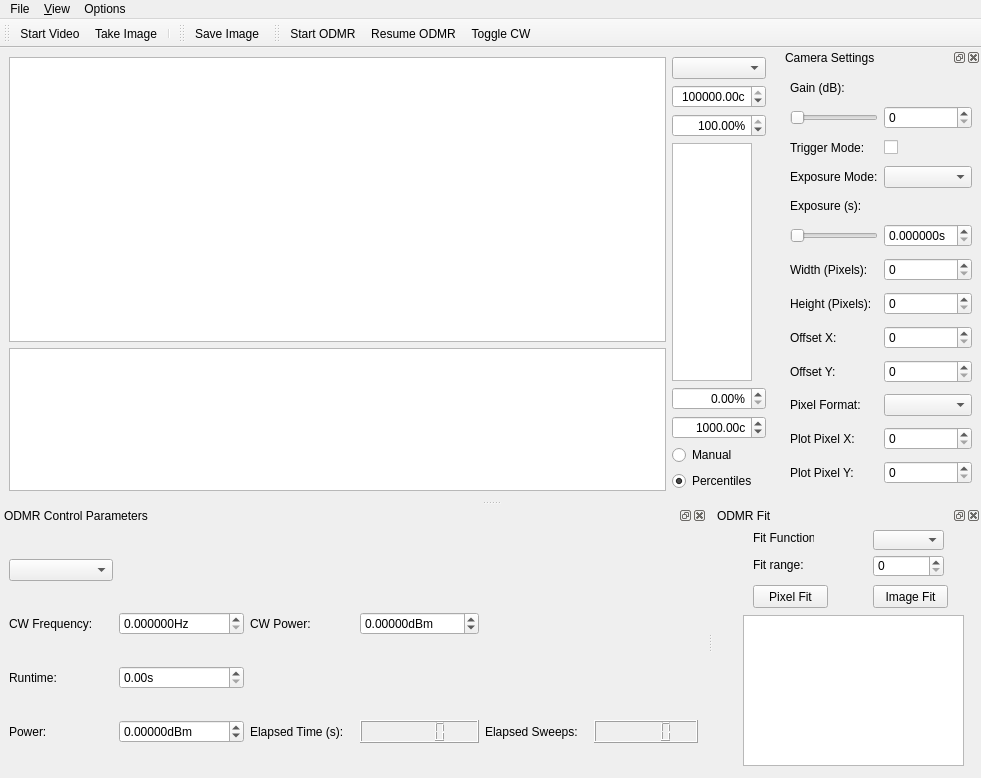
<?xml version="1.0" encoding="UTF-8"?>
<ui version="4.0">
 <class>MainWindow</class>
 <widget class="QMainWindow" name="MainWindow">
  <property name="geometry">
   <rect>
    <x>0</x>
    <y>0</y>
    <width>981</width>
    <height>778</height>
   </rect>
  </property>
  <property name="windowTitle">
   <string>qudi: Camera control</string>
  </property>
  <widget class="QWidget" name="centralwidget">
   <property name="sizePolicy">
    <sizepolicy hsizetype="Expanding" vsizetype="Expanding">
     <horstretch>0</horstretch>
     <verstretch>0</verstretch>
    </sizepolicy>
   </property>
   <layout class="QGridLayout" name="gridLayout_4">
    <item row="0" column="1" rowspan="2">
     <layout class="QVBoxLayout" name="verticalLayout">
      <item>
       <widget class="QComboBox" name="odmr_channel_ComboBox"/>
      </item>
      <item>
       <widget class="ScienDSpinBox" name="xy_cb_max_DoubleSpinBox">
        <property name="sizePolicy">
         <sizepolicy hsizetype="Fixed" vsizetype="Fixed">
          <horstretch>0</horstretch>
          <verstretch>0</verstretch>
         </sizepolicy>
        </property>
        <property name="maximumSize">
         <size>
          <width>100</width>
          <height>16777215</height>
         </size>
        </property>
        <property name="mouseTracking">
         <bool>true</bool>
        </property>
        <property name="acceptDrops">
         <bool>true</bool>
        </property>
        <property name="alignment">
         <set>Qt::AlignRight|Qt::AlignTrailing|Qt::AlignVCenter</set>
        </property>
        <property name="accelerated">
         <bool>true</bool>
        </property>
        <property name="suffix">
         <string>c</string>
        </property>
        <property name="decimals">
         <number>2</number>
        </property>
        <property name="minimum">
         <double>-1000000000.000000000000000</double>
        </property>
        <property name="maximum">
         <double>1000000000.000000000000000</double>
        </property>
        <property name="value">
         <double>100000.000000000000000</double>
        </property>
       </widget>
      </item>
      <item>
       <widget class="ScienDSpinBox" name="xy_cb_high_percentile_DoubleSpinBox">
        <property name="maximumSize">
         <size>
          <width>100</width>
          <height>16777215</height>
         </size>
        </property>
        <property name="alignment">
         <set>Qt::AlignRight|Qt::AlignTrailing|Qt::AlignVCenter</set>
        </property>
        <property name="suffix">
         <string>%</string>
        </property>
        <property name="decimals">
         <number>2</number>
        </property>
        <property name="minimum">
         <double>0.000000000000000</double>
        </property>
        <property name="maximum">
         <double>100.000000000000000</double>
        </property>
        <property name="singleStep">
         <double>0.100000000000000</double>
        </property>
        <property name="value">
         <double>100.000000000000000</double>
        </property>
       </widget>
      </item>
      <item>
       <widget class="PlotWidget" name="xy_cb_PlotWidget">
        <property name="sizePolicy">
         <sizepolicy hsizetype="Expanding" vsizetype="Expanding">
          <horstretch>0</horstretch>
          <verstretch>0</verstretch>
         </sizepolicy>
        </property>
        <property name="maximumSize">
         <size>
          <width>80</width>
          <height>16777215</height>
         </size>
        </property>
       </widget>
      </item>
      <item>
       <widget class="ScienDSpinBox" name="xy_cb_low_percentile_DoubleSpinBox">
        <property name="maximumSize">
         <size>
          <width>100</width>
          <height>16777215</height>
         </size>
        </property>
        <property name="alignment">
         <set>Qt::AlignRight|Qt::AlignTrailing|Qt::AlignVCenter</set>
        </property>
        <property name="suffix">
         <string>%</string>
        </property>
        <property name="decimals">
         <number>2</number>
        </property>
        <property name="minimum">
         <double>0.000000000000000</double>
        </property>
        <property name="maximum">
         <double>100.000000000000000</double>
        </property>
        <property name="singleStep">
         <double>0.100000000000000</double>
        </property>
        <property name="value">
         <double>0.000000000000000</double>
        </property>
       </widget>
      </item>
      <item>
       <widget class="ScienDSpinBox" name="xy_cb_min_DoubleSpinBox">
        <property name="sizePolicy">
         <sizepolicy hsizetype="Fixed" vsizetype="Fixed">
          <horstretch>0</horstretch>
          <verstretch>0</verstretch>
         </sizepolicy>
        </property>
        <property name="maximumSize">
         <size>
          <width>100</width>
          <height>16777215</height>
         </size>
        </property>
        <property name="mouseTracking">
         <bool>true</bool>
        </property>
        <property name="acceptDrops">
         <bool>true</bool>
        </property>
        <property name="alignment">
         <set>Qt::AlignRight|Qt::AlignTrailing|Qt::AlignVCenter</set>
        </property>
        <property name="accelerated">
         <bool>true</bool>
        </property>
        <property name="suffix">
         <string>c</string>
        </property>
        <property name="decimals">
         <number>2</number>
        </property>
        <property name="minimum">
         <double>-1000000000.000000000000000</double>
        </property>
        <property name="maximum">
         <double>10000000.000000000000000</double>
        </property>
        <property name="value">
         <double>1000.000000000000000</double>
        </property>
       </widget>
      </item>
      <item>
       <widget class="QRadioButton" name="xy_cb_manual_RadioButton">
        <property name="text">
         <string>Manual</string>
        </property>
        <property name="checked">
         <bool>false</bool>
        </property>
       </widget>
      </item>
      <item>
       <widget class="QRadioButton" name="xy_cb_centiles_RadioButton">
        <property name="text">
         <string>Percentiles</string>
        </property>
        <property name="checked">
         <bool>true</bool>
        </property>
       </widget>
      </item>
     </layout>
    </item>
    <item row="1" column="0">
     <widget class="PlotWidget" name="odmr_PlotWidget">
      <property name="sizePolicy">
       <sizepolicy hsizetype="Preferred" vsizetype="Preferred">
        <horstretch>0</horstretch>
        <verstretch>1</verstretch>
       </sizepolicy>
      </property>
     </widget>
    </item>
    <item row="0" column="0">
     <widget class="PlotWidget" name="image_PlotWidget">
      <property name="sizePolicy">
       <sizepolicy hsizetype="Preferred" vsizetype="Preferred">
        <horstretch>1</horstretch>
        <verstretch>2</verstretch>
       </sizepolicy>
      </property>
      <property name="minimumSize">
       <size>
        <width>0</width>
        <height>0</height>
       </size>
      </property>
      <property name="transformationAnchor">
       <enum>QGraphicsView::AnchorUnderMouse</enum>
      </property>
     </widget>
    </item>
   </layout>
  </widget>
  <widget class="QMenuBar" name="menubar">
   <property name="geometry">
    <rect>
     <x>0</x>
     <y>0</y>
     <width>981</width>
     <height>21</height>
    </rect>
   </property>
   <property name="sizePolicy">
    <sizepolicy hsizetype="Expanding" vsizetype="Minimum">
     <horstretch>0</horstretch>
     <verstretch>0</verstretch>
    </sizepolicy>
   </property>
   <widget class="QMenu" name="menuView">
    <property name="title">
     <string>&amp;View</string>
    </property>
    <addaction name="image_plot_view_Action"/>
    <addaction name="separator"/>
    <addaction name="separator"/>
    <addaction name="actionClose"/>
   </widget>
   <widget class="QMenu" name="menuOptions">
    <property name="title">
     <string>Options</string>
    </property>
    <addaction name="actionSettings"/>
    <addaction name="actionChannel_Settings"/>
   </widget>
   <widget class="QMenu" name="menuFile">
    <property name="title">
     <string>File</string>
    </property>
    <addaction name="action_Save"/>
   </widget>
   <addaction name="menuFile"/>
   <addaction name="menuView"/>
   <addaction name="menuOptions"/>
  </widget>
  <widget class="QToolBar" name="control_ToolBar">
   <property name="enabled">
    <bool>true</bool>
   </property>
   <property name="sizePolicy">
    <sizepolicy hsizetype="Expanding" vsizetype="Fixed">
     <horstretch>0</horstretch>
     <verstretch>0</verstretch>
    </sizepolicy>
   </property>
   <property name="windowTitle">
    <string>PID Controls</string>
   </property>
   <property name="toolButtonStyle">
    <enum>Qt::ToolButtonTextBesideIcon</enum>
   </property>
   <attribute name="toolBarArea">
    <enum>TopToolBarArea</enum>
   </attribute>
   <attribute name="toolBarBreak">
    <bool>false</bool>
   </attribute>
   <addaction name="start_video_Action"/>
   <addaction name="start_image_Action"/>
   <addaction name="separator"/>
  </widget>
  <widget class="QDockWidget" name="dockWidget_4">
   <property name="minimumSize">
    <size>
     <width>200</width>
     <height>355</height>
    </size>
   </property>
   <property name="maximumSize">
    <size>
     <width>200</width>
     <height>524287</height>
    </size>
   </property>
   <property name="windowTitle">
    <string>Camera Settings</string>
   </property>
   <attribute name="dockWidgetArea">
    <number>2</number>
   </attribute>
   <widget class="QWidget" name="dockWidgetContents_5">
    <layout class="QGridLayout" name="gridLayout_5">
     <item row="12" column="0">
      <widget class="QLabel" name="plotpixel_y_Label">
       <property name="text">
        <string>Plot Pixel Y:</string>
       </property>
      </widget>
     </item>
     <item row="11" column="0">
      <widget class="QLabel" name="plotpixel_x_Label">
       <property name="text">
        <string>Plot Pixel X:</string>
       </property>
      </widget>
     </item>
     <item row="10" column="1">
      <widget class="QComboBox" name="pixel_format_comboBox"/>
     </item>
     <item row="8" column="1">
      <widget class="QSpinBox" name="offset_x_spinBox"/>
     </item>
     <item row="1" column="1">
      <widget class="QSpinBox" name="gainSpinBox"/>
     </item>
     <item row="3" column="1">
      <widget class="QComboBox" name="exposuremode_comboBox"/>
     </item>
     <item row="8" column="0">
      <widget class="QLabel" name="offsetX_Label">
       <property name="text">
        <string>Offset X:</string>
       </property>
      </widget>
     </item>
     <item row="9" column="0">
      <widget class="QLabel" name="offsetY_Label">
       <property name="text">
        <string>Offset Y:</string>
       </property>
      </widget>
     </item>
     <item row="10" column="0">
      <widget class="QLabel" name="pixelFormat_Label">
       <property name="text">
        <string>Pixel Format:</string>
       </property>
      </widget>
     </item>
     <item row="12" column="1">
      <widget class="QSpinBox" name="plot_pixel_y_spinBox"/>
     </item>
     <item row="11" column="1">
      <widget class="QSpinBox" name="plot_pixel_x_spinBox"/>
     </item>
     <item row="9" column="1">
      <widget class="QSpinBox" name="offset_y_spinBox"/>
     </item>
     <item row="3" column="0">
      <widget class="QLabel" name="exposuremode_Label">
       <property name="text">
        <string>Exposure Mode:</string>
       </property>
      </widget>
     </item>
     <item row="0" column="0">
      <widget class="QLabel" name="gain_label">
       <property name="sizePolicy">
        <sizepolicy hsizetype="Fixed" vsizetype="Fixed">
         <horstretch>0</horstretch>
         <verstretch>0</verstretch>
        </sizepolicy>
       </property>
       <property name="text">
        <string>Gain (dB):</string>
       </property>
      </widget>
     </item>
     <item row="4" column="0">
      <widget class="QLabel" name="exposure_label">
       <property name="sizePolicy">
        <sizepolicy hsizetype="Fixed" vsizetype="Fixed">
         <horstretch>0</horstretch>
         <verstretch>0</verstretch>
        </sizepolicy>
       </property>
       <property name="text">
        <string>Exposure (s):</string>
       </property>
      </widget>
     </item>
     <item row="5" column="1">
      <widget class="ScienDSpinBox" name="exposureDSpinBox">
       <property name="sizePolicy">
        <sizepolicy hsizetype="Minimum" vsizetype="Fixed">
         <horstretch>0</horstretch>
         <verstretch>0</verstretch>
        </sizepolicy>
       </property>
       <property name="suffix">
        <string>s</string>
       </property>
       <property name="decimals">
        <number>6</number>
       </property>
       <property name="maximum">
        <double>1000000000.000000000000000</double>
       </property>
       <property name="singleStep">
        <double>0.010000000000000</double>
       </property>
      </widget>
     </item>
     <item row="6" column="0">
      <widget class="QLabel" name="x_pixels_label">
       <property name="text">
        <string>Width (Pixels):</string>
       </property>
      </widget>
     </item>
     <item row="7" column="1">
      <widget class="QSpinBox" name="y_pixels_SpinBox"/>
     </item>
     <item row="6" column="1">
      <widget class="QSpinBox" name="x_pixels_SpinBox"/>
     </item>
     <item row="7" column="0">
      <widget class="QLabel" name="y_pixels_label">
       <property name="text">
        <string>Height (Pixels):</string>
       </property>
      </widget>
     </item>
     <item row="2" column="0">
      <widget class="QLabel" name="triggermode_Label">
       <property name="text">
        <string>Trigger Mode:</string>
       </property>
      </widget>
     </item>
     <item row="2" column="1">
      <widget class="QCheckBox" name="triggerMode_checkBox">
       <property name="text">
        <string/>
       </property>
      </widget>
     </item>
     <item row="5" column="0">
      <widget class="QSlider" name="exposure_Slider">
       <property name="orientation">
        <enum>Qt::Horizontal</enum>
       </property>
      </widget>
     </item>
     <item row="1" column="0">
      <widget class="QSlider" name="gain_Slider">
       <property name="orientation">
        <enum>Qt::Horizontal</enum>
       </property>
      </widget>
     </item>
    </layout>
   </widget>
  </widget>
  <widget class="QDockWidget" name="measurement_control_DockWidget">
   <property name="sizePolicy">
    <sizepolicy hsizetype="Fixed" vsizetype="Fixed">
     <horstretch>0</horstretch>
     <verstretch>0</verstretch>
    </sizepolicy>
   </property>
   <property name="minimumSize">
    <size>
     <width>594</width>
     <height>160</height>
    </size>
   </property>
   <property name="allowedAreas">
    <set>Qt::BottomDockWidgetArea</set>
   </property>
   <property name="windowTitle">
    <string>ODMR Control Parameters</string>
   </property>
   <attribute name="dockWidgetArea">
    <number>8</number>
   </attribute>
   <widget class="QWidget" name="dockWidgetContents_4">
    <layout class="QGridLayout" name="gridLayout_3">
     <item row="1" column="1">
      <widget class="ScienDSpinBox" name="cw_frequency_DoubleSpinBox">
       <property name="sizePolicy">
        <sizepolicy hsizetype="Minimum" vsizetype="Fixed">
         <horstretch>0</horstretch>
         <verstretch>0</verstretch>
        </sizepolicy>
       </property>
       <property name="suffix">
        <string>Hz</string>
       </property>
       <property name="decimals">
        <number>6</number>
       </property>
       <property name="maximum">
        <double>1000000000.000000000000000</double>
       </property>
       <property name="singleStep">
        <double>0.010000000000000</double>
       </property>
      </widget>
     </item>
     <item row="3" column="4">
      <widget class="QLabel" name="elapsed_sweeps_label">
       <property name="text">
        <string>Elapsed Sweeps:</string>
       </property>
      </widget>
     </item>
     <item row="2" column="0">
      <widget class="QLabel" name="runtime_label">
       <property name="text">
        <string>Runtime:</string>
       </property>
      </widget>
     </item>
     <item row="3" column="0">
      <widget class="QLabel" name="power_label">
       <property name="text">
        <string>Power:</string>
       </property>
      </widget>
     </item>
     <item row="3" column="3">
      <widget class="QLCDNumber" name="elapsed_time_lcd"/>
     </item>
     <item row="1" column="3">
      <widget class="ScienDSpinBox" name="cw_power_DoubleSpinBox">
       <property name="sizePolicy">
        <sizepolicy hsizetype="Minimum" vsizetype="Fixed">
         <horstretch>0</horstretch>
         <verstretch>0</verstretch>
        </sizepolicy>
       </property>
       <property name="suffix">
        <string>dBm</string>
       </property>
       <property name="decimals">
        <number>5</number>
       </property>
       <property name="minimum">
        <double>-1000.000000000000000</double>
       </property>
       <property name="maximum">
        <double>100.000000000000000</double>
       </property>
      </widget>
     </item>
     <item row="1" column="2">
      <widget class="QLabel" name="cw_power_label">
       <property name="text">
        <string>CW Power:</string>
       </property>
      </widget>
     </item>
     <item row="3" column="1">
      <widget class="ScienDSpinBox" name="sweep_power_DoubleSpinBox">
       <property name="sizePolicy">
        <sizepolicy hsizetype="Minimum" vsizetype="Fixed">
         <horstretch>0</horstretch>
         <verstretch>0</verstretch>
        </sizepolicy>
       </property>
       <property name="suffix">
        <string>dBm</string>
       </property>
       <property name="decimals">
        <number>5</number>
       </property>
       <property name="minimum">
        <double>-1000.000000000000000</double>
       </property>
       <property name="maximum">
        <double>100.000000000000000</double>
       </property>
      </widget>
     </item>
     <item row="3" column="5">
      <widget class="QLCDNumber" name="elapsed_sweeps_lcd"/>
     </item>
     <item row="1" column="0">
      <widget class="QLabel" name="cw_frequency_label">
       <property name="enabled">
        <bool>true</bool>
       </property>
       <property name="text">
        <string>CW Frequency:</string>
       </property>
      </widget>
     </item>
     <item row="2" column="1">
      <widget class="ScienDSpinBox" name="runtime_DoubleSpinBox">
       <property name="sizePolicy">
        <sizepolicy hsizetype="Minimum" vsizetype="Fixed">
         <horstretch>0</horstretch>
         <verstretch>0</verstretch>
        </sizepolicy>
       </property>
       <property name="suffix">
        <string>s</string>
       </property>
       <property name="decimals">
        <number>2</number>
       </property>
       <property name="maximum">
        <double>1000000000.000000000000000</double>
       </property>
       <property name="singleStep">
        <double>0.010000000000000</double>
       </property>
      </widget>
     </item>
     <item row="3" column="2">
      <widget class="QLabel" name="elapsed_time_label">
       <property name="text">
        <string>Elapsed Time (s):</string>
       </property>
      </widget>
     </item>
     <item row="0" column="0">
      <widget class="QComboBox" name="measurement_type_comboBox"/>
     </item>
    </layout>
   </widget>
  </widget>
  <widget class="QToolBar" name="save_ToolBar">
   <property name="windowTitle">
    <string>toolBar</string>
   </property>
   <attribute name="toolBarArea">
    <enum>TopToolBarArea</enum>
   </attribute>
   <attribute name="toolBarBreak">
    <bool>false</bool>
   </attribute>
   <addaction name="action_Save"/>
  </widget>
  <widget class="QToolBar" name="toolBar">
   <property name="windowTitle">
    <string>toolBar</string>
   </property>
   <attribute name="toolBarArea">
    <enum>TopToolBarArea</enum>
   </attribute>
   <attribute name="toolBarBreak">
    <bool>false</bool>
   </attribute>
   <addaction name="action_run_stop"/>
   <addaction name="action_resume_odmr"/>
   <addaction name="action_toggle_cw"/>
  </widget>
  <widget class="QDockWidget" name="dockWidget_5">
   <property name="sizePolicy">
    <sizepolicy hsizetype="Fixed" vsizetype="Fixed">
     <horstretch>0</horstretch>
     <verstretch>0</verstretch>
    </sizepolicy>
   </property>
   <property name="minimumSize">
    <size>
     <width>268</width>
     <height>272</height>
    </size>
   </property>
   <property name="maximumSize">
    <size>
     <width>268</width>
     <height>524287</height>
    </size>
   </property>
   <property name="windowTitle">
    <string>ODMR Fit </string>
   </property>
   <attribute name="dockWidgetArea">
    <number>8</number>
   </attribute>
   <widget class="QWidget" name="dockWidgetContents_6">
    <widget class="QLabel" name="fit_function_label">
     <property name="geometry">
      <rect>
       <x>40</x>
       <y>5</y>
       <width>61</width>
       <height>16</height>
      </rect>
     </property>
     <property name="text">
      <string>Fit Function:</string>
     </property>
    </widget>
    <widget class="QTextBrowser" name="textBrowser">
     <property name="geometry">
      <rect>
       <x>30</x>
       <y>90</y>
       <width>221</width>
       <height>151</height>
      </rect>
     </property>
    </widget>
    <widget class="QPushButton" name="do_fit_PushButton">
     <property name="geometry">
      <rect>
       <x>40</x>
       <y>60</y>
       <width>75</width>
       <height>23</height>
      </rect>
     </property>
     <property name="text">
      <string>Pixel Fit</string>
     </property>
    </widget>
    <widget class="FitSettingsComboBox" name="fit_methods_ComboBox">
     <property name="geometry">
      <rect>
       <x>160</x>
       <y>5</y>
       <width>71</width>
       <height>20</height>
      </rect>
     </property>
     <property name="sizePolicy">
      <sizepolicy hsizetype="Minimum" vsizetype="Fixed">
       <horstretch>0</horstretch>
       <verstretch>0</verstretch>
      </sizepolicy>
     </property>
    </widget>
    <widget class="QPushButton" name="image_fit_pushButton">
     <property name="geometry">
      <rect>
       <x>160</x>
       <y>60</y>
       <width>75</width>
       <height>23</height>
      </rect>
     </property>
     <property name="text">
      <string>Image Fit</string>
     </property>
    </widget>
    <widget class="QLabel" name="fit_range_Label">
     <property name="geometry">
      <rect>
       <x>40</x>
       <y>30</y>
       <width>63</width>
       <height>20</height>
      </rect>
     </property>
     <property name="text">
      <string>Fit range:</string>
     </property>
    </widget>
    <widget class="QSpinBox" name="fit_range_SpinBox">
     <property name="geometry">
      <rect>
       <x>160</x>
       <y>30</y>
       <width>71</width>
       <height>22</height>
      </rect>
     </property>
    </widget>
   </widget>
  </widget>
  <action name="start_video_Action">
   <property name="checkable">
    <bool>true</bool>
   </property>
   <property name="icon">
    <iconset>
     <normaloff>../../artwork/icons/qudiTheme/22x22/record-counter.png</normaloff>
     <normalon>../../artwork/icons/qudiTheme/22x22/stop-counter.png</normalon>../../artwork/icons/qudiTheme/22x22/record-counter.png</iconset>
   </property>
   <property name="text">
    <string>Start Video</string>
   </property>
   <property name="toolTip">
    <string>Start the acquisition</string>
   </property>
  </action>
  <action name="image_plot_view_Action">
   <property name="checkable">
    <bool>true</bool>
   </property>
   <property name="text">
    <string>Image plot</string>
   </property>
   <property name="toolTip">
    <string>Show the Slow counter</string>
   </property>
  </action>
  <action name="actionClose">
   <property name="icon">
    <iconset>
     <normaloff>../../artwork/icons/oxygen/22x22/application-exit.png</normaloff>../../artwork/icons/oxygen/22x22/application-exit.png</iconset>
   </property>
   <property name="text">
    <string>&amp;Close</string>
   </property>
  </action>
  <action name="start_image_Action">
   <property name="checkable">
    <bool>false</bool>
   </property>
   <property name="icon">
    <iconset>
     <normaloff>../../artwork/icons/qudiTheme/22x22/trace-snapshot.png</normaloff>
     <normalon>../../artwork/icons/qudiTheme/22x22/stop-counter.png</normalon>../../artwork/icons/qudiTheme/22x22/trace-snapshot.png</iconset>
   </property>
   <property name="text">
    <string>Take Image</string>
   </property>
   <property name="toolTip">
    <string>Take an image</string>
   </property>
  </action>
  <action name="actionSettings">
   <property name="icon">
    <iconset>
     <normaloff>../../artwork/icons/oxygen/22x22/configure.png</normaloff>../../artwork/icons/oxygen/22x22/configure.png</iconset>
   </property>
   <property name="text">
    <string>Settings</string>
   </property>
  </action>
  <action name="action_Save">
   <property name="icon">
    <iconset>
     <normaloff>../../artwork/icons/oxygen/22x22/document-save.png</normaloff>../../artwork/icons/oxygen/22x22/document-save.png</iconset>
   </property>
   <property name="text">
    <string>Save Image</string>
   </property>
  </action>
  <action name="actionChannel_Settings">
   <property name="text">
    <string>Channel Settings</string>
   </property>
  </action>
  <action name="action_run_stop">
   <property name="checkable">
    <bool>true</bool>
   </property>
   <property name="icon">
    <iconset>
     <normaloff>../../artwork/icons/qudiTheme/22x22/start-counter.png</normaloff>
     <normalon>../../artwork/icons/qudiTheme/22x22/stop-counter.png</normalon>../../artwork/icons/qudiTheme/22x22/start-counter.png</iconset>
   </property>
   <property name="text">
    <string>Start ODMR</string>
   </property>
   <property name="toolTip">
    <string>Begin ODMR Measurement</string>
   </property>
  </action>
  <action name="action_toggle_cw">
   <property name="checkable">
    <bool>true</bool>
   </property>
   <property name="icon">
    <iconset>
     <normaloff>../../artwork/icons/oxygen/22x22/media-playback-start.png</normaloff>
     <normalon>../../artwork/icons/oxygen/22x22/media-playback-stop.png</normalon>../../artwork/icons/oxygen/22x22/media-playback-start.png</iconset>
   </property>
   <property name="text">
    <string>Toggle CW</string>
   </property>
   <property name="toolTip">
    <string>Toggle MW Source</string>
   </property>
  </action>
  <action name="action_resume_odmr">
   <property name="checkable">
    <bool>true</bool>
   </property>
   <property name="icon">
    <iconset>
     <normaloff>../../artwork/icons/qudiTheme/22x22/restart-counter.png</normaloff>
     <normalon>../../artwork/icons/qudiTheme/22x22/stop-counter.png</normalon>../../artwork/icons/qudiTheme/22x22/restart-counter.png</iconset>
   </property>
   <property name="text">
    <string>Resume ODMR</string>
   </property>
  </action>
  <action name="action_RestoreDefault">
   <property name="text">
    <string>Restore &amp;default</string>
   </property>
   <property name="toolTip">
    <string>Resore Default</string>
   </property>
  </action>
  <action name="action_FitSettings">
   <property name="text">
    <string>Fit Settings</string>
   </property>
   <property name="toolTip">
    <string>Fit Settings</string>
   </property>
  </action>
 </widget>
 <customwidgets>
  <customwidget>
   <class>ScienDSpinBox</class>
   <extends>QDoubleSpinBox</extends>
   <header>qtwidgets.scientific_spinbox.h</header>
  </customwidget>
  <customwidget>
   <class>PlotWidget</class>
   <extends>QGraphicsView</extends>
   <header>pyqtgraph</header>
  </customwidget>
  <customwidget>
   <class>FitSettingsComboBox</class>
   <extends>QComboBox</extends>
   <header>gui/fitsettings</header>
  </customwidget>
 </customwidgets>
 <resources/>
 <connections>
  <connection>
   <sender>actionClose</sender>
   <signal>triggered()</signal>
   <receiver>MainWindow</receiver>
   <slot>close()</slot>
   <hints>
    <hint type="sourcelabel">
     <x>-1</x>
     <y>-1</y>
    </hint>
    <hint type="destinationlabel">
     <x>219</x>
     <y>281</y>
    </hint>
   </hints>
  </connection>
 </connections>
</ui>
